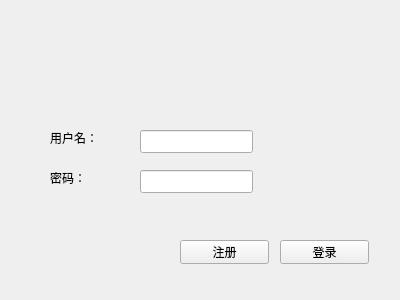
<?xml version="1.0" encoding="UTF-8"?>
<ui version="4.0">
 <class>Login</class>
 <widget class="QWidget" name="Login">
  <property name="geometry">
   <rect>
    <x>0</x>
    <y>0</y>
    <width>400</width>
    <height>300</height>
   </rect>
  </property>
  <property name="windowTitle">
   <string>Form</string>
  </property>
  <widget class="QLabel" name="_ul">
   <property name="geometry">
    <rect>
     <x>50</x>
     <y>130</y>
     <width>72</width>
     <height>15</height>
    </rect>
   </property>
   <property name="text">
    <string>用户名：</string>
   </property>
  </widget>
  <widget class="QLabel" name="_pl">
   <property name="geometry">
    <rect>
     <x>50</x>
     <y>170</y>
     <width>72</width>
     <height>15</height>
    </rect>
   </property>
   <property name="text">
    <string>密码：</string>
   </property>
  </widget>
  <widget class="QLineEdit" name="userEdit">
   <property name="geometry">
    <rect>
     <x>140</x>
     <y>130</y>
     <width>113</width>
     <height>23</height>
    </rect>
   </property>
  </widget>
  <widget class="QLineEdit" name="pwdEdit">
   <property name="geometry">
    <rect>
     <x>140</x>
     <y>170</y>
     <width>113</width>
     <height>23</height>
    </rect>
   </property>
  </widget>
  <widget class="QPushButton" name="regBtn">
   <property name="geometry">
    <rect>
     <x>180</x>
     <y>240</y>
     <width>89</width>
     <height>24</height>
    </rect>
   </property>
   <property name="text">
    <string>注册</string>
   </property>
  </widget>
  <widget class="QPushButton" name="loginBtn">
   <property name="geometry">
    <rect>
     <x>280</x>
     <y>240</y>
     <width>89</width>
     <height>24</height>
    </rect>
   </property>
   <property name="text">
    <string>登录</string>
   </property>
  </widget>
 </widget>
 <resources/>
 <connections/>
</ui>
